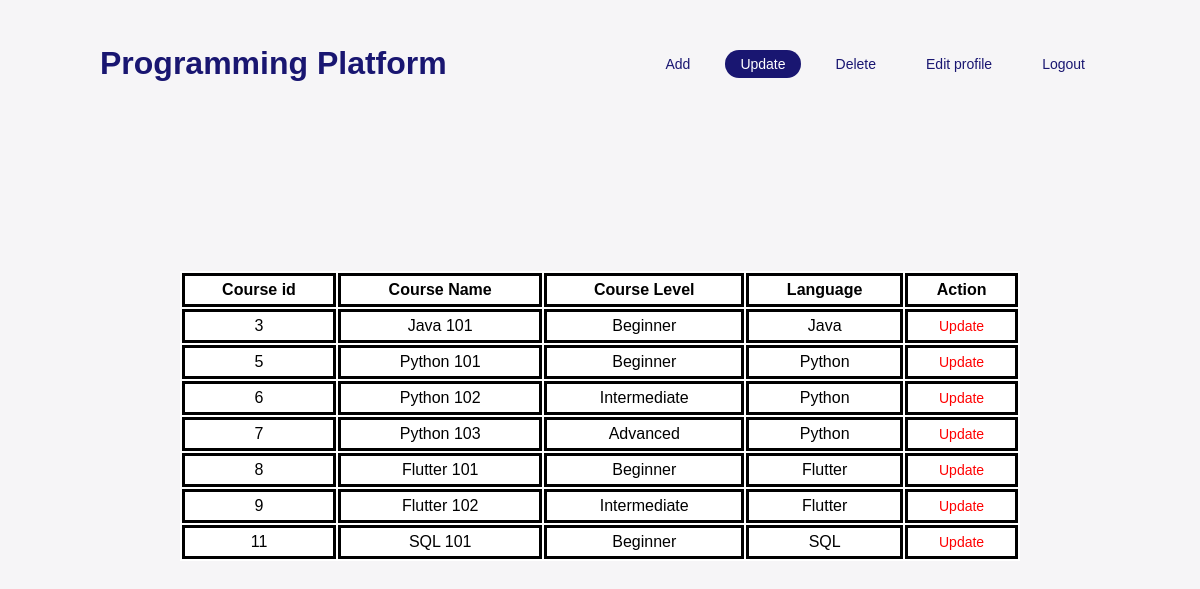
/updatecourse.php, run on the app's committed database.
### tables this page shows
CREATE TABLE IF NOT EXISTS `courses` (
  `courses_id` int(10) NOT NULL AUTO_INCREMENT,
  `courses_name` varchar(50) NOT NULL,
  `courses_level` varchar(20) NOT NULL,
  `planguage` varchar(35) NOT NULL,
  `image` text NOT NULL,
  `video` varchar(255) NOT NULL,
  `explanation` text NOT NULL,
  `prerequisites` text NOT NULL,
  `Test_question` text NOT NULL,
  `choise_one` varchar(25) NOT NULL,
  `choise_tow` varchar(25) NOT NULL,
  `choise_three` varchar(25) NOT NULL,
  `correct_answer` varchar(25) NOT NULL,
  PRIMARY KEY (`courses_id`)
);

### updatecourse.php (the view, shortened to what this page needs)
<!DOCTYPE html>
<html lang="en">
<head>
  <link rel="stylesheet" href="./logincss.css">
  <link rel="stylesheet" href="https://cdnjs.cloudflare.com/ajax/libs/font-awesome/4.7.0/css/font-awesome.min.css">
</head>
<body>
<header id="header">
    <a href="#" class="logo">Programming Platform</a>
    <ul>
      <li><a href="addcourse.php">Add</a></li>
      <li><a href="updatecourse.php"class="active">Update</a></li>
      <li><a href="deletecourse.php">Delete</a></li>
      <li><a href="editprofile.php">Edit profile</a></li>
      <li><a href="logout.php">Logout</a></li>
    </ul>
</header>
<br /><br /><br /><br />
<table>
  <tr>
    <th>Course id</th>
    <th>Course Name</th>
    <th>Course Level</th>
    <th>Language</th>
    <th>Action</th>
  </tr>
  <?php
  $servername = "localhost";
  $username = "abc";
  $password = "abc123";
  $dbname = "learning";
  $conn = new mysqli($servername, $username, $password, $dbname);
  $q = "SELECT * FROM courses";
  $res = mysqli_query($conn, $q) or die("Error in the query: $q" . mysqli_error($conn));
  while ($row = mysqli_fetch_assoc($res)) {
    $courses_id = $row['courses_id'];
    $courses_name = $row['courses_name'];
    $courses_level = $row['courses_level'];
    $planguage = $row['planguage'];
    echo "<tr>";
    echo "<td>$courses_id</td>";
    echo "<td>$courses_name</td>";
    echo "<td>$courses_level</td>";
    echo "<td>$planguage</td>";
    echo "<td><a href='update.php?id={$row['courses_id']}' onclick=\"return confirm('Are you sure you want to update this course?');\">Update</a></td>";
    echo "</tr>";
  }
  ?>
</table>
</body>
</html>

### logincss.css (style rules this page uses)
:root { --primary: #191671; }
* { margin: 0; padding: 0; box-sizing: border-box; font-family: 'Poppins', sans-serif; }
body { overflow-x: hidden; background: #e5e6ed; min-height: 100vh; }
#header { position: absolute; top: 0; left: 0; width: 100%; padding: 30px 100px; display: flex; justify-content: space-between; align-items: center; z-index: 100; }
#header .logo { color: var(--primary); font-weight: 700; font-size: 2em; text-decoration: none; }
#header ul { display: flex; justify-content: center; align-items: center; }
#header ul li { list-style: none; margin-left: 20px; }
#header ul li a { text-decoration: none; padding: 6px 15px; color: var(--primary); border-radius: 20px; }
#header ul li a:hover, #header ul li a.active { background: var(--primary); color: #fff; }
* { box-sizing: border-box; }
body { background: #f6f5f7; display: flex; justify-content: center; align-items: center; flex-direction: column; font-family: 'Montserrat', sans-serif; height: 100vh; margin: -20px 0 50px; }
a { color: #333; font-size: 14px; text-decoration: none; margin: 15px 0; }

### updatecourse.php (style rules this page uses)
table { width: 70%; margin: 0 auto; background: #FFFFFF; }
table th, table td { padding: 5px; border: 3px solid #000000; text-align: center; }
table th { background: #FFFFFF; }
table td a { color: red; }

### data on the page
courses: courses_id "3", courses_name "Java 101", courses_level "Beginner", planguage "Java"
courses: courses_id "5", courses_name "Python 101", courses_level "Beginner", planguage "Python"
courses: courses_id "6", courses_name "Python 102", courses_level "Intermediate", planguage "Python"
courses: courses_id "7", courses_name "Python 103", courses_level "Advanced", planguage "Python"
courses: courses_id "8", courses_name "Flutter 101", courses_level "Beginner", planguage "Flutter"
courses: courses_id "9", courses_name "Flutter 102", courses_level "Intermediate", planguage "Flutter"
courses: courses_id "11", courses_name "SQL 101", courses_level "Beginner", planguage "SQL"
